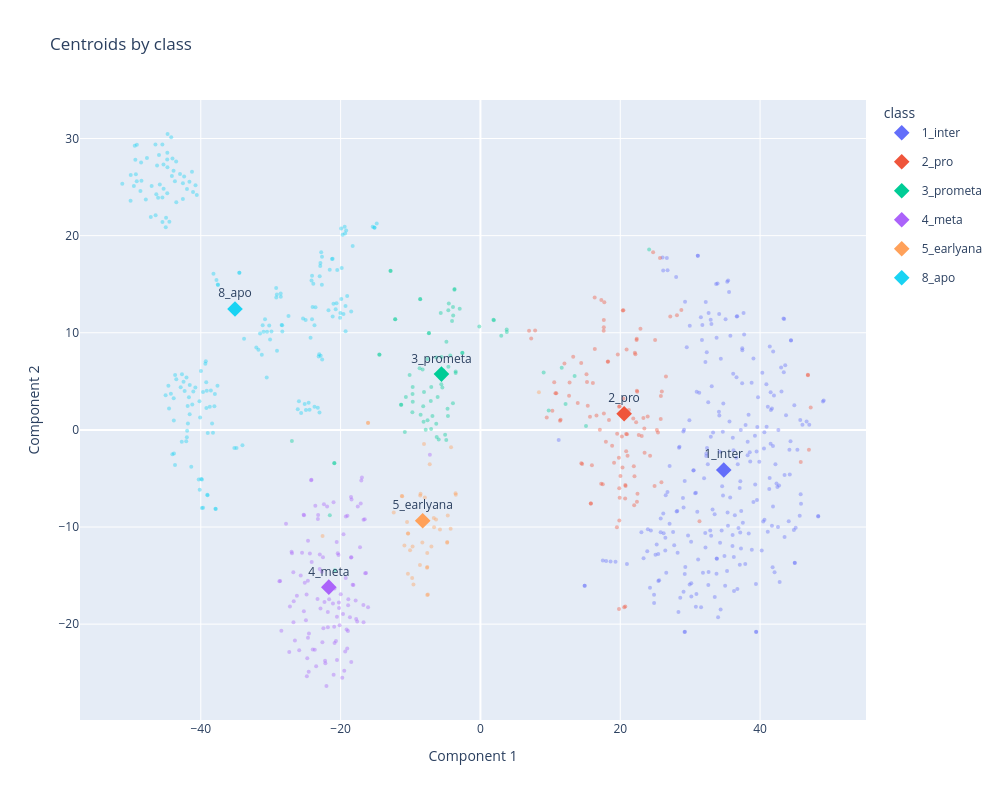

Notebook code cell kept with this figure:
### Markdown cell above
## 5. Visualization

We visualize the centroids of each mitotic phase in the phenospace using t-SNE, allowing us to observe the trajectory of phenotypic changes during the cell cycle.

### Code cell
# Visualize with t-SNE
pheno.plot_centroids(
    group_by="class",
    method="tsne",
)
